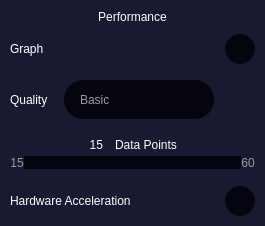
                  <widget class="QWidget" name="widget_9" native="true">
                   <property name="sizePolicy">
                    <sizepolicy hsizetype="Fixed" vsizetype="Preferred">
                     <horstretch>0</horstretch>
                     <verstretch>0</verstretch>
                    </sizepolicy>
                   </property>
                   <property name="minimumSize">
                    <size>
                     <width>265</width>
                     <height>0</height>
                    </size>
                   </property>
                   <property name="maximumSize">
                    <size>
                     <width>262</width>
                     <height>16777215</height>
                    </size>
                   </property>
                   <property name="styleSheet">
                    <string notr="true">background-color: rgb(25, 25, 50);
border-radius: 16px;</string>
                   </property>
                   <layout class="QVBoxLayout" name="verticalLayout_47">
                    <property name="spacing">
                     <number>10</number>
                    </property>
                    <property name="leftMargin">
                     <number>10</number>
                    </property>
                    <property name="topMargin">
                     <number>10</number>
                    </property>
                    <property name="rightMargin">
                     <number>10</number>
                    </property>
                    <property name="bottomMargin">
                     <number>10</number>
                    </property>
                    <item>
                     <widget class="QLabel" name="label_58">
                      <property name="styleSheet">
                       <string notr="true">QLabel { 
color: white; 
font: 16pt  'Open Sans'; }</string>
                      </property>
                      <property name="text">
                       <string>Performance</string>
                      </property>
                      <property name="alignment">
                       <set>Qt::AlignBottom|Qt::AlignHCenter</set>
                      </property>
                     </widget>
                    </item>
                    <item>
                     <layout class="QVBoxLayout" name="verticalLayout_49">
                      <property name="spacing">
                       <number>16</number>
                      </property>
                      <item>
                       <layout class="QHBoxLayout" name="horizontalLayout_32" stretch="0,0,0">
                        <property name="spacing">
                         <number>16</number>
                        </property>
                        <item>
                         <widget class="QLabel" name="label_59">
                          <property name="sizePolicy">
                           <sizepolicy hsizetype="Fixed" vsizetype="Preferred">
                            <horstretch>0</horstretch>
                            <verstretch>0</verstretch>
                           </sizepolicy>
                          </property>
                          <property name="styleSheet">
                           <string notr="true">QLabel { 
color: white; 
font: 12pt  'Open Sans'; }</string>
                          </property>
                          <property name="text">
                           <string>Graph</string>
                          </property>
                         </widget>
                        </item>
                        <item>
                         <spacer name="horizontalSpacer_12">
                          <property name="orientation">
                           <enum>Qt::Horizontal</enum>
                          </property>
                          <property name="sizeHint" stdset="0">
                           <size>
                            <width>40</width>
                            <height>20</height>
                           </size>
                          </property>
                         </spacer>
                        </item>
                        <item>
                         <widget class="QRadioButton" name="graph_PerformEnButton">
                          <property name="maximumSize">
                           <size>
                            <width>30</width>
                            <height>30</height>
                           </size>
                          </property>
                          <property name="styleSheet">
                           <string notr="true">/*background: qlineargradient(
		spread:pad, x1:0, y1:1, x2:0, y2:0,
		stop:0 rgba(117, 23, 248, 255), 
		stop:1 rgba(227, 35, 255, 255));*/
QRadioButton {
    width: 30px;
    height: 30px;
	background-color: rgb(5, 5, 15);
	border-radius: 15px;
}
QRadioButton::indicator {
    width: 30px;
    height: 30px;
	background-color: rgb(5, 5, 15);
	border-radius: 15px;
}
QRadioButton::indicator::checked {
	width: 12px;
	height: 12px;
	background: qlineargradient(
		spread:pad, x1:0, y1:0, x2:1, y2:0,
		stop:0 rgba(117, 23, 248, 255), 
		stop:1 rgba(227, 35, 255, 255));
	border-radius: 6px;
	margin: 9px 9px 9px 9px;

}</string>
                          </property>
                          <property name="text">
                           <string/>
                          </property>
                          <property name="checked">
                           <bool>true</bool>
                          </property>
                          <property name="autoExclusive">
                           <bool>false</bool>
                          </property>
                         </widget>
                        </item>
                       </layout>
                      </item>
                      <item>
                       <layout class="QHBoxLayout" name="horizontalLayout_35">
                        <property name="spacing">
                         <number>16</number>
                        </property>
                        <item>
                         <widget class="QLabel" name="label_61">
                          <property name="sizePolicy">
                           <sizepolicy hsizetype="Fixed" vsizetype="Preferred">
                            <horstretch>0</horstretch>
                            <verstretch>0</verstretch>
                           </sizepolicy>
                          </property>
                          <property name="styleSheet">
                           <string notr="true">QLabel { 
color: white; 
font: 12pt  'Open Sans'; }</string>
                          </property>
                          <property name="text">
                           <string>Quality</string>
                          </property>
                         </widget>
                        </item>
                        <item>
                         <widget class="QComboBox" name="graph_PerformQualCombo">
                          <property name="minimumSize">
                           <size>
                            <width>150</width>
                            <height>39</height>
                           </size>
                          </property>
                          <property name="styleSheet">
                           <string notr="true">QComboBox {
	color: rgb(155,155,159); 
	font: 12pt  'Open Sans';
	
	background-color: rgb(5, 5, 15);
	
	padding: 0 0 0 16;
	border-radius: 19px;
 }

QComboBox::down-arrow {
    image: url(:/svg/resources/Arrow-Down.svg);
	width: 20px;
	
}
QComboBox::drop-down {
	width: 20px;
	padding: 0 16 0 0;
	border-radius: 19px;
}

QComboBox QAbstractItemView {
    selection-background-color: rgb(25, 25, 50);
	border-top-left-radius: 0px;
	border-top-right-radius: 0px;
	border-bottom-right-radius: 19px;
	border-bottom-left-radius: 19px;
	color: rgb(155,155,159); 
	font: 12pt  'Open Sans';
	padding: 6 16 16 16
}</string>
                          </property>
                          <property name="editable">
                           <bool>false</bool>
                          </property>
                          <property name="currentIndex">
                           <number>0</number>
                          </property>
                          <property name="maxVisibleItems">
                           <number>3</number>
                          </property>
                          <property name="maxCount">
                           <number>3</number>
                          </property>
                          <property name="iconSize">
                           <size>
                            <width>20</width>
                            <height>14</height>
                           </size>
                          </property>
                          <property name="frame">
                           <bool>true</bool>
                          </property>
                          <item>
                           <property name="text">
                            <string extracomment="test1">Basic</string>
                           </property>
                          </item>
                          <item>
                           <property name="text">
                            <string extracomment="test2">Detailed</string>
                           </property>
                          </item>
                          <item>
                           <property name="text">
                            <string extracomment="test3">Advanced</string>
                           </property>
                          </item>
                         </widget>
                        </item>
                        <item>
                         <spacer name="horizontalSpacer_13">
                          <property name="orientation">
                           <enum>Qt::Horizontal</enum>
                          </property>
                          <property name="sizeHint" stdset="0">
                           <size>
                            <width>40</width>
                            <height>20</height>
                           </size>
                          </property>
                         </spacer>
                        </item>
                       </layout>
                      </item>
                      <item>
                       <layout class="QVBoxLayout" name="verticalLayout_50">
                        <property name="spacing">
                         <number>0</number>
                        </property>
                        <item>
                         <layout class="QHBoxLayout" name="horizontalLayout_33">
                          <property name="spacing">
                           <number>12</number>
                          </property>
                          <item>
                           <spacer name="horizontalSpacer_8">
                            <property name="orientation">
                             <enum>Qt::Horizontal</enum>
                            </property>
                            <property name="sizeType">
                             <enum>QSizePolicy::Expanding</enum>
                            </property>
                            <property name="sizeHint" stdset="0">
                             <size>
                              <width>40</width>
                              <height>20</height>
                             </size>
                            </property>
                           </spacer>
                          </item>
                          <item>
                           <widget class="QLabel" name="graph_PerformPointsText">
                            <property name="sizePolicy">
                             <sizepolicy hsizetype="Minimum" vsizetype="Preferred">
                              <horstretch>0</horstretch>
                              <verstretch>0</verstretch>
                             </sizepolicy>
                            </property>
                            <property name="styleSheet">
                             <string notr="true">QLabel { 
color: white; 
font: 12pt  'Open Sans'; }</string>
                            </property>
                            <property name="text">
                             <string>15</string>
                            </property>
                            <property name="alignment">
                             <set>Qt::AlignRight|Qt::AlignTrailing|Qt::AlignVCenter</set>
                            </property>
                           </widget>
                          </item>
                          <item>
                           <widget class="QLabel" name="label_60">
                            <property name="sizePolicy">
                             <sizepolicy hsizetype="Minimum" vsizetype="Preferred">
                              <horstretch>0</horstretch>
                              <verstretch>0</verstretch>
                             </sizepolicy>
                            </property>
                            <property name="styleSheet">
                             <string notr="true">QLabel { 
color: white; 
font: 12pt  'Open Sans'; }</string>
                            </property>
                            <property name="text">
                             <string>Data Points</string>
                            </property>
                           </widget>
                          </item>
                          <item>
                           <spacer name="horizontalSpacer_10">
                            <property name="orientation">
                             <enum>Qt::Horizontal</enum>
                            </property>
                            <property name="sizeType">
                             <enum>QSizePolicy::Expanding</enum>
                            </property>
                            <property name="sizeHint" stdset="0">
                             <size>
                              <width>40</width>
                              <height>20</height>
                             </size>
                            </property>
                           </spacer>
                          </item>
                         </layout>
                        </item>
                        <item>
                         <layout class="QHBoxLayout" name="horizontalLayout_34">
                          <item>
                           <widget class="QLabel" name="s_kine_perf_FPSLabel2_2">
                            <property name="sizePolicy">
                             <sizepolicy hsizetype="Fixed" vsizetype="Preferred">
                              <horstretch>0</horstretch>
                              <verstretch>0</verstretch>
                             </sizepolicy>
                            </property>
                            <property name="styleSheet">
                             <string notr="true">QLabel { 
color: rgb(155,155,159); 
font: 12pt  'Open Sans'; }</string>
                            </property>
                            <property name="text">
                             <string>15</string>
                            </property>
                            <property name="alignment">
                             <set>Qt::AlignCenter</set>
                            </property>
                           </widget>
                          </item>
                          <item>
                           <widget class="QSlider" name="graph_PerformPointsSlider">
                            <property name="maximumSize">
                             <size>
                              <width>16777215</width>
                              <height>16</height>
                             </size>
                            </property>
                            <property name="styleSheet">
                             <string notr="true">QSlider::groove:horizontal {
	background:  rgb(5, 5, 15);
	border-radius: 7px;
	position: absolute;
	margin: 1 0 1 0;
}

QSlider::handle:horizontal {
	border-radius: 7px;
	background: qlineargradient(
		spread:pad, x1:0, y1:0, x2:1, y2:0,
		stop:0 rgba(117, 23, 248, 255), 
		stop:1 rgba(227, 35, 255, 255));
	min-width: 16px;
	width: 16px;
	margin: -1 0 -1 0
  }
/*QSlider::sub-page:vertical {
	border-radius: 7px;
    background: rgb(5, 5, 15);
}*/</string>
                            </property>
                            <property name="minimum">
                             <number>15</number>
                            </property>
                            <property name="maximum">
                             <number>60</number>
                            </property>
                            <property name="singleStep">
                             <number>1</number>
                            </property>
                            <property name="pageStep">
                             <number>1</number>
                            </property>
                            <property name="value">
                             <number>15</number>
                            </property>
                            <property name="orientation">
                             <enum>Qt::Horizontal</enum>
                            </property>
                            <property name="tickPosition">
                             <enum>QSlider::NoTicks</enum>
                            </property>
                            <property name="tickInterval">
                             <number>1</number>
                            </property>
                           </widget>
                          </item>
                          <item>
                           <widget class="QLabel" name="s_kine_perf_FPSLabel3_2">
                            <property name="sizePolicy">
                             <sizepolicy hsizetype="Fixed" vsizetype="Preferred">
                              <horstretch>0</horstretch>
                              <verstretch>0</verstretch>
                             </sizepolicy>
                            </property>
                            <property name="styleSheet">
                             <string notr="true">QLabel { 
color: rgb(155,155,159); 
font: 12pt  'Open Sans'; }</string>
                            </property>
                            <property name="text">
                             <string>60</string>
                            </property>
                            <property name="alignment">
                             <set>Qt::AlignCenter</set>
                            </property>
                           </widget>
                          </item>
                         </layout>
                        </item>
                       </layout>
                      </item>
                      <item>
                       <layout class="QHBoxLayout" name="horizontalLayout_40" stretch="0,0,0">
                        <property name="spacing">
                         <number>16</number>
                        </property>
                        <item>
                         <widget class="QLabel" name="label_64">
                          <property name="sizePolicy">
                           <sizepolicy hsizetype="Fixed" vsizetype="Preferred">
                            <horstretch>0</horstretch>
                            <verstretch>0</verstretch>
                           </sizepolicy>
                          </property>
                          <property name="styleSheet">
                           <string notr="true">QLabel { 
color: white; 
font: 12pt  'Open Sans'; }</string>
                          </property>
                          <property name="text">
                           <string>Hardware Acceleration</string>
                          </property>
                         </widget>
                        </item>
                        <item>
                         <spacer name="horizontalSpacer_17">
                          <property name="orientation">
                           <enum>Qt::Horizontal</enum>
                          </property>
                          <property name="sizeHint" stdset="0">
                           <size>
                            <width>40</width>
                            <height>20</height>
                           </size>
                          </property>
                         </spacer>
                        </item>
                        <item>
                         <widget class="QRadioButton" name="graph_PerformAccelEnButton">
                          <property name="maximumSize">
                           <size>
                            <width>30</width>
                            <height>30</height>
                           </size>
                          </property>
                          <property name="styleSheet">
                           <string notr="true">/*background: qlineargradient(
		spread:pad, x1:0, y1:1, x2:0, y2:0,
		stop:0 rgba(117, 23, 248, 255), 
		stop:1 rgba(227, 35, 255, 255));*/
QRadioButton {
    width: 30px;
    height: 30px;
	background-color: rgb(5, 5, 15);
	border-radius: 15px;
}
QRadioButton::indicator {
    width: 30px;
    height: 30px;
	background-color: rgb(5, 5, 15);
	border-radius: 15px;
}
QRadioButton::indicator::checked {
	width: 12px;
	height: 12px;
	background: qlineargradient(
		spread:pad, x1:0, y1:0, x2:1, y2:0,
		stop:0 rgba(117, 23, 248, 255), 
		stop:1 rgba(227, 35, 255, 255));
	border-radius: 6px;
	margin: 9px 9px 9px 9px;

}</string>
                          </property>
                          <property name="text">
                           <string/>
                          </property>
                          <property name="checked">
                           <bool>true</bool>
                          </property>
                          <property name="autoExclusive">
                           <bool>false</bool>
                          </property>
                         </widget>
                        </item>
                       </layout>
                      </item>
                     </layout>
                    </item>
                   </layout>
                  </widget>
